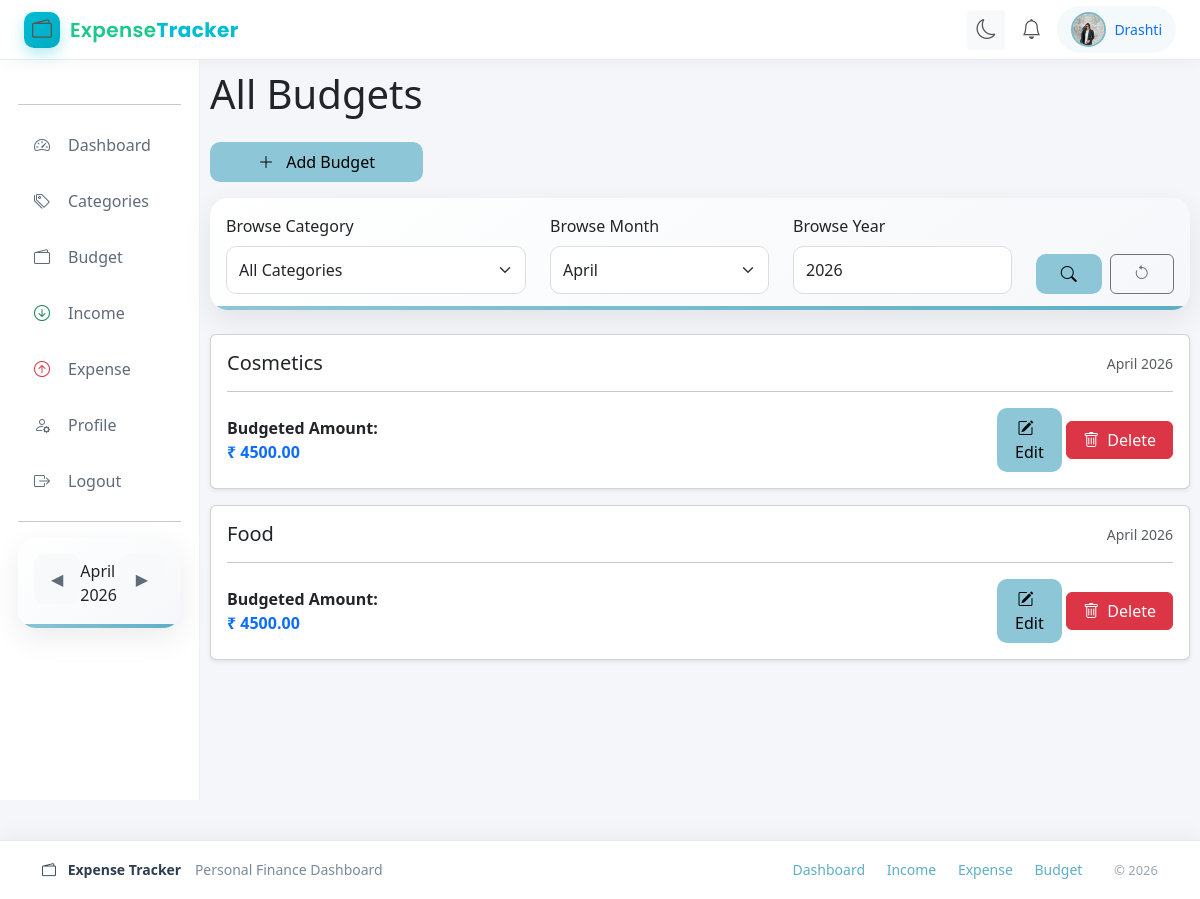
/budget (signed in), run on the app's committed database.
### accounts/models.py (models this page shows, shortened)
class Profile(models.Model):
    user = models.OneToOneField(User, on_delete=models.CASCADE)
    profile_pic = models.ImageField(
        upload_to="profile_pics/",
        default="profile_pics/default.png"
    )
    dob = models.DateField(null=True, blank=True)
    phone = models.CharField(max_length=15, blank=True)
    bio = models.TextField(blank=True)

### tracker/models.py (models this page shows, shortened)
class Budget(models.Model):
    user = models.ForeignKey(User, on_delete=models.CASCADE)
    category = models.ForeignKey(Categories, on_delete=models.CASCADE)
    MONTH_CHOICES = (
        ('January', 'January'),
        ('February', 'February'),
        ('March', 'March'),
        ('April', 'April'),
        ('May', 'May'),
        ('June', 'June'),
        ('July', 'July'),
        ('August', 'August'),
        ('September', 'September'),
        ('October', 'October'),
        ('November', 'November'),
        ('December', 'December'),
    )
    month=models.CharField(max_length=20, choices=MONTH_CHOICES)
    year=models.IntegerField()
    amount = models.DecimalField(max_digits=10, decimal_places=2)

class Categories(models.Model):
    user = models.ForeignKey(User, on_delete=models.CASCADE)
    name = models.CharField(max_length=100)
    TYPE_CHOICES = (
        ('income', 'Income'),
        ('expense', 'Expense'),
    )
    type=models.CharField(max_length=10, choices=TYPE_CHOICES)

### tracker/views.py (the view)
# urls.py: path('budget', views.view_budget, name='view_budget'),
@login_required(login_url='login')
def view_budget(request):
    month_num, year = get_month_year(request)
    month_name = calendar.month_name[month_num]
    budgets = Budget.objects.filter(user=request.user)
    categories = Categories.objects.filter(user=request.user, type='expense')
    months = [(i, calendar.month_name[i]) for i in range(1, 13)]
    category = request.GET.get('category')
    month = request.GET.get('month')
    year_param = request.GET.get('year')
    if category:
        budgets = budgets.filter(category_id=int(category))
    month_param = request.GET.get('month')
    if month_param is not None and month_param not in ["None"]:
        if month_param == "":
            month_num_filter = None
        else:
            month_num_filter = int(month_param)
            month_name_filter = calendar.month_name[month_num_filter]
            budgets = budgets.filter(month=month_name_filter)
    else:
        month_num_filter = month_num
        month_name_filter = calendar.month_name[month_num_filter]
        budgets = budgets.filter(month=month_name_filter)
    if year_param and year_param not in ["", "None"]:
        try:
            year_filter = int(year_param)
        except ValueError:
            year_filter = year
    else:
        year_filter = year
    budgets = budgets.filter(year=year_filter)
    context = {
        "budgets": budgets,
        "categories": categories,
        "months": months,
        "selected_category": category,
        "selected_month": month_num_filter,
        "selected_year": year_filter,
        "month_name": calendar.month_name[month_num_filter] if month_num_filter else "All Months",
    }
    return render(request, "view_budget.html", context)

### tracker/context_processors.py (called while the page is built)
def global_date(request):
    now = datetime.now()
    return {
        'selected_month': now.month,
        'selected_year': now.year,
        'month_name': now.strftime("%B")
    }

### tracker/views.py (called while the page is built)
def get_month_year(request):
    month = request.GET.get("month")
    year = request.GET.get("year")
    try:
        month = int(month) if month else datetime.now().month
    except ValueError:
        month = datetime.now().month
    try:
        year = int(year) if year else datetime.now().year
    except ValueError:
        year = datetime.now().year
    if month > 12:
        month = 1
        year += 1
    if month < 1:
        month = 12
        year -= 1
    return month, year

### tracker/templates/view_budget.html (shortened to what this page needs)
{% extends "base.html" %}
{% block content %}
<h1 class="mb-4">All Budgets</h1>
<a href="{% url 'add_budget' %}" class="btn btn-submit mb-3 w-auto px-5">
    <i class="bi bi-plus-lg me-2"></i> Add Budget
</a>
<form method="GET" class="card card-custom p-3 mb-4">
  <div class="row align-items-end">
    <div class="col-md-4">
      <label class="form-label">Browse Category</label>
      <select name="category" class="form-select">
        <option value="">All Categories</option>
      </select>
    </div>
    <div class="col-md-3">
      <label class="form-label">Browse Month</label>
      <select name="month" class="form-select">
        {% for m, label in months %}
        <option value="{{ m }}" {% if selected_month == m %}selected{% endif %}>
            {{ label }}
        </option>
        {% endfor %}
      </select>
    </div>
    <div class="col-md-3">
      <label class="form-label">Browse Year</label>
      <input type="number"
        name="year"
        value="{{ selected_year }}"
        class="form-control"
        placeholder="2026">
    </div>
    <div class="col-md-2 d-flex gap-2">
      <button class="btn btn-submit w-50">
        <i class="bi bi-search"></i>
      </button>
      <a href="{% url 'view_budget' %}" class="btn btn-outline-secondary w-50">
        <i class="bi bi-arrow-counterclockwise"></i>
      </a>
    </div>
  </div>
</form>
{% for budget in budgets %}
<div class="card mb-3 shadow-sm">
    <div class="card-body">
        <div class="d-flex justify-content-between align-items-center mb-2">
            <h5 class="card-title mb-0">{{ budget.category.name }}</h5>
            <small class="text-muted">{{ budget.get_month_display }} {{ budget.year }}</small>
        </div>
        <hr>
        <div class="row align-items-center">
            <div class="col-md-3">
                <strong>Budgeted Amount:</strong><br>
                <strong class="text-primary mt-5">₹ {{ budget.amount }}</strong>
            </div>
            <div class="col-md-3 text-end">
                <button class="btn btn-submit px-3" data-bs-toggle="modal"
                    data-bs-target="#editBudgetModal{{ budget.id }}">
                    <i class="bi bi-pencil-square me-2"></i> Edit
                </button>
                <button class="btn btn-danger px-3" data-bs-toggle="modal"
                    data-bs-target="#deleteBudgetModal{{ budget.id }}">
                    <i class="bi bi-trash me-2"></i>Delete
                </button>
            </div>
        </div>
    </div>
</div>
{% empty %}
<p>No budgets found.</p>
{% endfor %}
{% endblock %}

### tracker/templates/base.html (shortened to what this page needs)
{% load static %}
<!DOCTYPE html>
<html lang="en">
  <head>
    <link href="https://cdn.jsdelivr.net/npm/bootstrap@5.3.2/dist/css/bootstrap.min.css" rel="stylesheet" />
    <link href="https://cdn.jsdelivr.net/npm/bootstrap-icons@1.11.3/font/bootstrap-icons.css" rel="stylesheet" />
    <link rel="stylesheet" href="{% static 'tracker/css/style.css' %}" />
  </head>
  <body id="theme-body">
    <nav class="topbar">
      <div class="container-fluid d-flex justify-content-between align-items-center px-4">
        <a class="navbar-brand logo-text" href="{% url 'dashboard' %}">
          <span class="logo-icon">
            <i class="bi bi-wallet2"></i>
          </span>
          <span class="logo-name">
            Expense<span class="logo-highlight">Tracker</span>
          </span>
        </a>
        <div class="d-flex align-items-center gap-3">
          <button onclick="toggleTheme()" class="btn btn-sm btn-light"><i id="themeIcon" class="bi bi-moon"></i></button>
          <i class="bi bi-bell fs-5"></i>
          <div class="profile-pill">
            <a href="{% url 'profile' %}" class="profile-link d-flex align-items-center gap-2 text-decoration-none">
            {% if request.user.profile.profile_pic and request.user.profile.profile_pic.url != '/media/profile_pics/default.png' %}
              <img src="{{ request.user.profile.profile_pic.url }}" class="nav-avatar">
            {% else %}
              <div class="nav-avatar-placeholder">
                {{ request.user.first_name|first|upper }}{{ request.user.last_name|first|upper }}
              </div>
            {% endif %}
            <span>{{ request.user.username }}</span>
          </a>
        </div>
        </div>
      </div>
    </nav>
    <div class="container-fluid">
      <div class="row">
        <div class="col-md-2 sidebar">
          <hr />
            <a href="{% url 'dashboard' %}?month={{ selected_month }}&year={{ selected_year }}">
              <i class="bi bi-speedometer2 me-2"></i> Dashboard
            </a>
            <a href="{% url 'view_category' %}">
              <i class="bi bi-tags me-2"></i> Categories
            </a>
            <a href="{% url 'view_budget' %}?month={{ selected_month|default:'' }}&year={{ selected_year|default:'' }}">
              <i class="bi bi-wallet2 me-2"></i> Budget
            </a>
            <a href="{% url 'view_income' %}?month={{ selected_month|default:'' }}&year={{ selected_year|default:'' }}">
              <i class="bi bi-arrow-down-circle me-2 text-success"></i> Income
            </a>
            <a href="{% url 'view_expense' %}?month={{ selected_month|default:'' }}&year={{ selected_year|default:'' }}">
              <i class="bi bi-arrow-up-circle me-2 text-danger"></i> Expense
            </a>
            <a href="{% url 'profile' %}"><i class="bi bi-person-gear me-2"></i> Profile</a>
            <a href="{% url 'logout' %}"><i class="bi bi-box-arrow-right me-2"></i> Logout</a>
          <hr />
          <div class="card card-custom p-3 mb-4">
            <div class="d-flex justify-content-between align-items-center">
    <a class="btn btn-light"
       href="{{ request.path }}?month={% if selected_month == 1 %}12{% else %}{{ selected_month|add:'-1' }}{% endif %}&year={% if selected_month == 1 %}{{ selected_year|add:'-1' }}{% else %}{{ selected_year }}{% endif %}">
       ◀
    </a>
    <p class="mb-0">{{ month_name }} {{ selected_year }}</p>
    <a class="btn btn-light"
       href="{{ request.path }}?month={% if selected_month == 12 %}1{% else %}{{ selected_month|add:'1' }}{% endif %}&year={% if selected_month == 12 %}{{ selected_year|add:'1' }}{% else %}{{ selected_year }}{% endif %}">
       ▶
    </a>
            </div>
          </div>
        </div>
        <div class="col-md-10">
          {% block content %}
          {% endblock %}
        </div>
      </div>
    </div>
    <footer class="footer-glass">
      <div class="container-fluid">
        <div class="row align-items-center">
          <div class="col-md-6">
            <span class="footer-brand">
              <i class="bi bi-wallet2 me-2"></i>
              Expense Tracker
            </span>
            <span class="footer-text">Personal Finance Dashboard</span>
          </div>
          <div class="col-md-6 text-md-end footer-links">
            <a href="{% url 'dashboard' %}">Dashboard</a>
            <a href="{% url 'view_income' %}">Income</a>
            <a href="{% url 'view_expense' %}">Expense</a>
            <a href="{% url 'view_budget' %}">Budget</a>
            <span class="footer-copy">© 2026</span>
          </div>
        </div>
      </div>
    </footer>
  </body>
</html>

### tracker/static/tracker/css/style.css (style rules this page uses)
body { background:#f4f6f9; font-family:'Segoe UI',sans-serif; transition:background .3s ease,color .3s ease; }
.btn-submit { background:#8cc6d7; border:none; padding:8px 18px; border-radius:10px; color:#000; transition:.3s; width:30%; }
.form-control, .form-select { height:48px; border-radius:10px; border:1px solid #ddd; transition:.25s; }
.topbar { height:60px; background:#fff; display:flex; align-items:center; border-bottom:1px solid #e6ebf1; box-shadow:0 4px 15px rgba(0,0,0,.03); position:sticky; top:0; z-index:1000; transition:.3s; }
.profile-pill { background:#f4f9fb; padding:6px 14px; border-radius:50px; font-size:14px; font-weight:500; }
.sidebar { min-height:calc(100vh - 60px); background:#fff; padding:28px 18px; border-right:1px solid #eef2f6; transition:.3s; }
.sidebar a { display:flex; align-items:center; gap:10px; padding:12px 16px; text-decoration:none; color:#5f6b7a; border-radius:10px; margin-bottom:8px; font-weight:500; transition:.2s; }
.col-md-10 { padding:10px; }
.card-custom { border:none; border-radius:18px; padding:10px; background:linear-gradient(145deg,#fff,#f5f7fa); box-shadow:0 10px 30px rgba(0,0,0,.08); transition:.3s; position:relative; overflow:hidden; }
.card-custom::after { content:""; position:absolute; bottom:0; left:0; width:100%; height:4px; background:linear-gradient( 90deg, #8cc6d7, #5eaec4, #8cc6d7 ); background-size:200% 100%; animation:borderFlow 6s linear infinite; }
.footer-glass { margin-top:40px; padding:18px 30px; background:#fff; border-top:1px solid #e6ebf1; box-shadow:0 -6px 20px rgba(0,0,0,.04); font-size:14px; transition:.3s; }
.footer-brand { font-weight:600; color:#2c3e50; margin-right:10px; }
.footer-text { color:#7a8a99; }
.footer-links a { margin-right:18px; text-decoration:none; color:#5eaec4; font-weight:500; transition:.2s; }
.footer-copy { margin-left:10px; color:#9aa6b2; font-size:13px; }
.topbar i { font-size:20px; cursor:pointer; transition:0.3s; color:#555; }
.topbar .bi-bell { position:relative; }
.logo-text { font-weight: bold; font-size: 22px; color: #1cc88a !important; }
.logo-text { display:flex; align-items:center; font-family:'Poppins',sans-serif; text-decoration:none; font-size:20px; font-weight:600; color:#2c3e50; }
.logo-icon { width:36px; height:36px; display:flex; align-items:center; justify-content:center; background:linear-gradient(135deg,#00bcd4,#00acc1); color:white; border-radius:10px; margin-right:10px; font-size:18px; box-shadow:0 6px 15px rgba(0,188,212,0.3); }
.logo-name { letter-spacing:0.4px; }
.logo-highlight { color:#00bcd4; font-weight:700; }
.nav-avatar { width:35px; height:35px; border-radius:50%; object-fit:cover; border:2px solid #79b9cc; }

### data on the page
Budget: category.name "Cosmetics", month "April", year "2026", amount "4500.00"
Budget: category.name "Food", month "April", year "2026", amount "4500.00"

### other printed values
{{ request.user.username }} "Drashti"
{{ month_name }} "April"
{{ selected_year }} "2026"
form field month "April"
